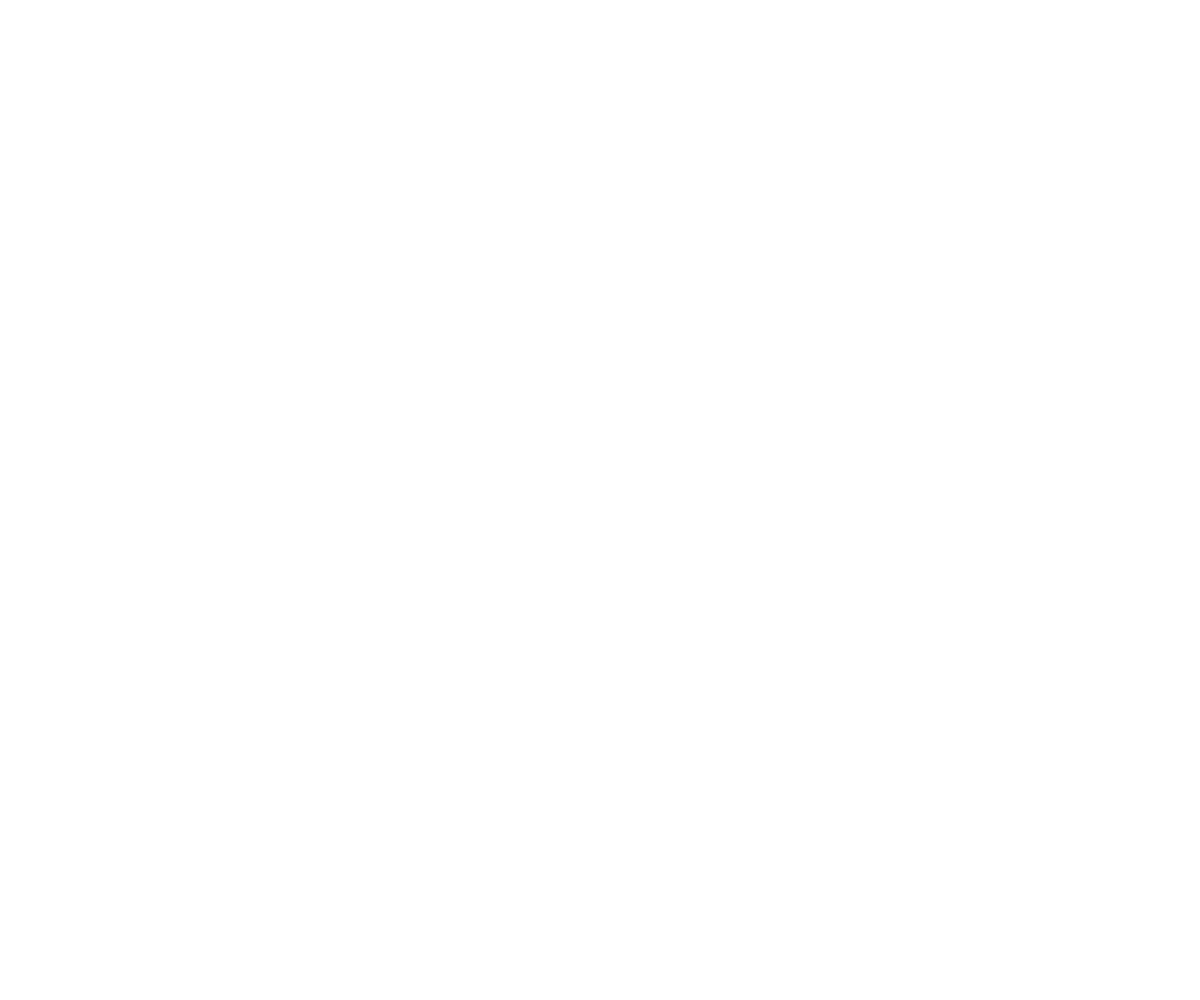
Frame 1 (no input)
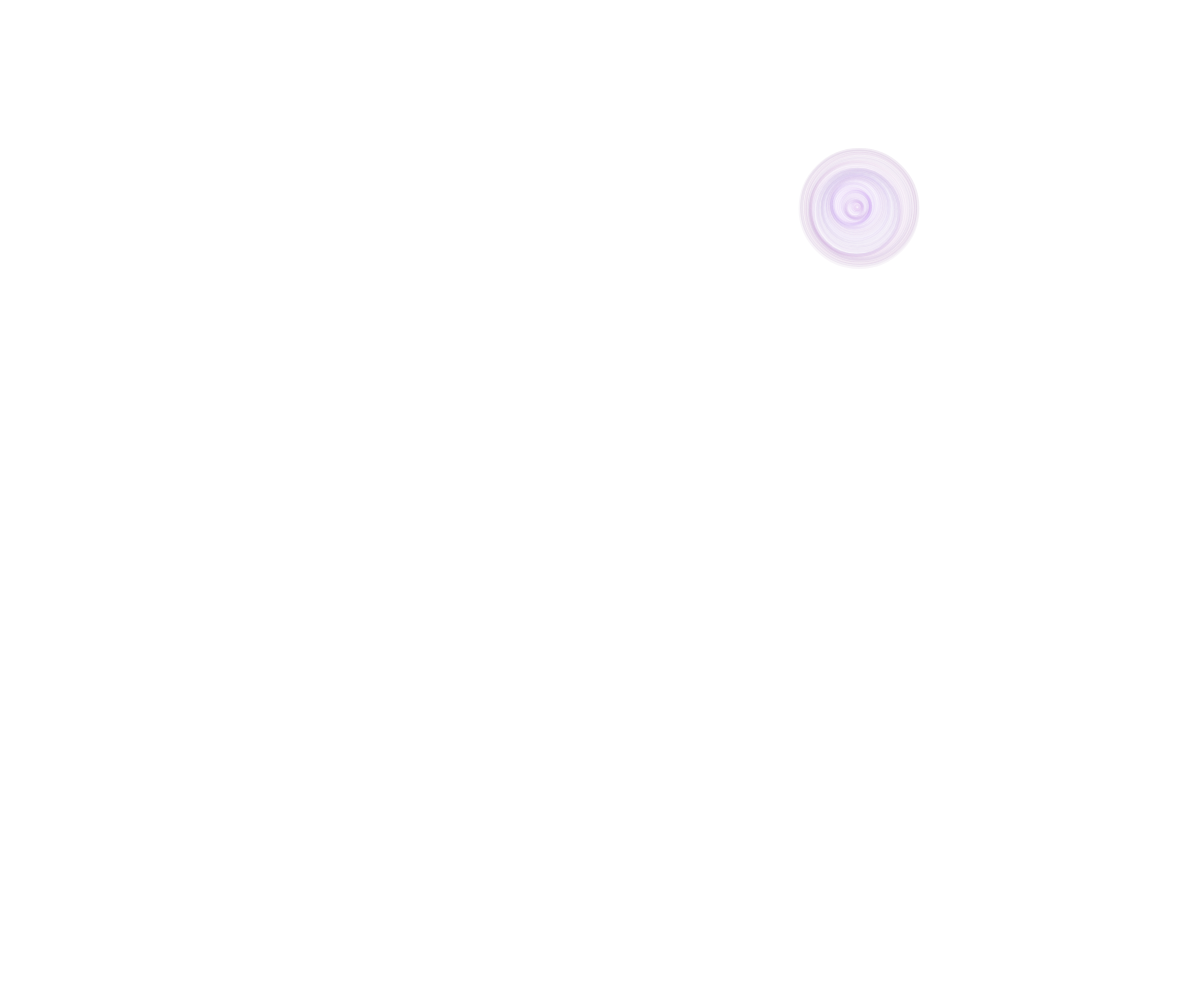
Frame 60 (no input)
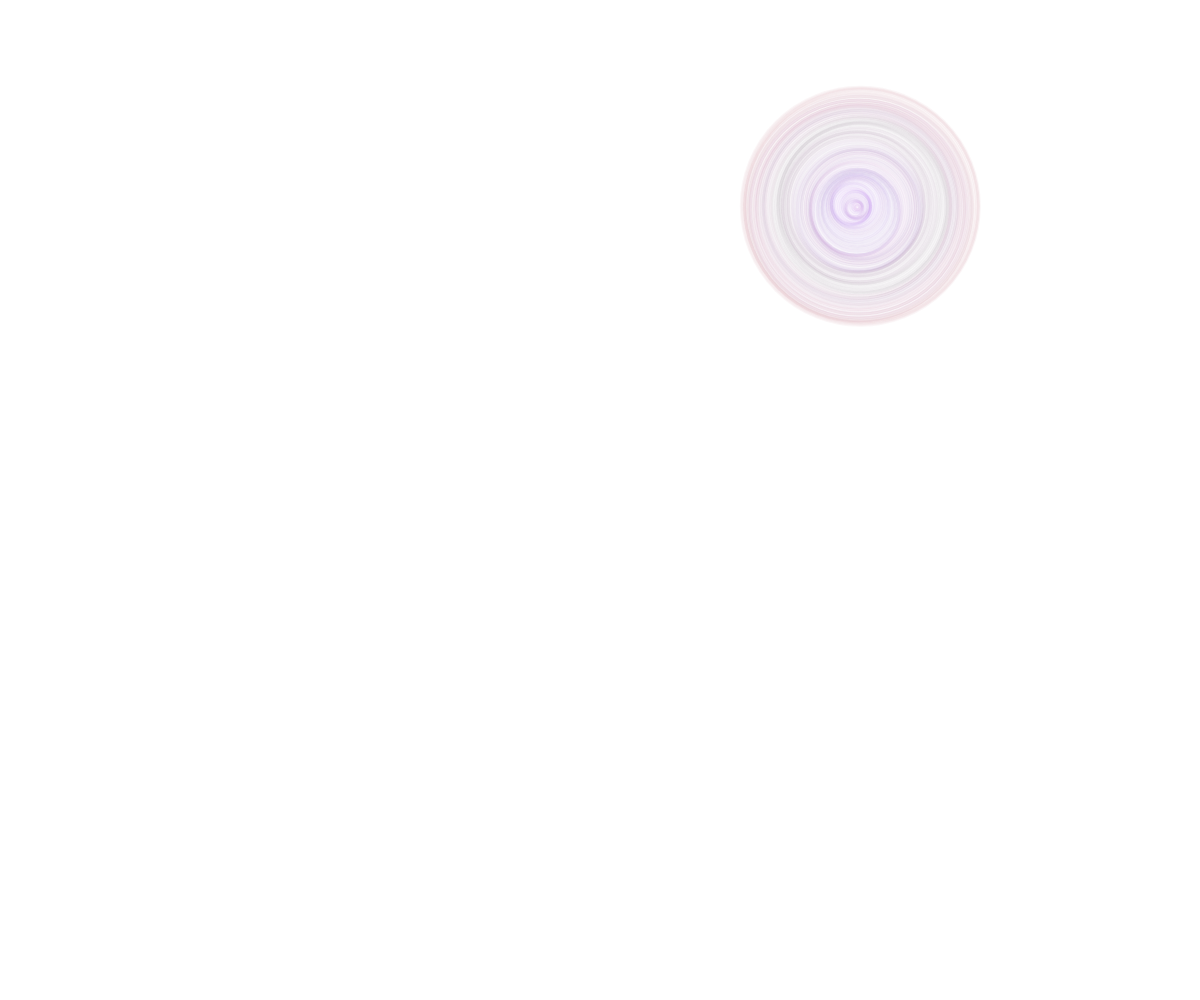
Frame 120 (the mouse pressed at the canvas centre since frame 60)

The p5.js sketch that drew these frames (run headless with seeded random() and noise() and a simulated clock; from frame 60 on, the mouse is pressed at the canvas centre):

// p5.js sketch
// ── sketch.js
// 01 Echo
// By Jaime Patarroyo

var x, y;
var rad;
var dir;
var r, g, b;

function setup() {
  createCanvas(windowWidth, windowHeight);
  background(255);
  noCursor();
  smooth();
  strokeWeight(3);

  x = random(width);
  y = random(height);
  rad = 0;
  dir = 1;
  r = random(255);
  g = random(255);
  b = random(255);
}

function draw() {
  x += random(-1, 1);
  y += random(-1, 1);

  r += random(-5, 5);
  if (r < 0 || r > 255)
    r = constrain(r, 5, 250);
  g += random(-5, 5);
  if (g < 0 || g > 255)
    g = constrain(g, 5, 250);
  b += random(-5, 5);
  if (b < 0 || b > 255)
    b = constrain(b, 5, 250);

  stroke(r, g, b, 20);
  noFill();
  ellipse(x, y, rad * 2, rad * 2);
  rad += dir;

  if ((dist(x, y, width, height) < abs(rad)) && (dist(x, y, 0, height) < abs(rad)) && (dist(x, y, width, 0) < abs(rad)) && (dist(x, y, 0, 0) < abs(rad)))
    dir = -dir;

}

function windowResized() {
  resizeCanvas(windowWidth, windowHeight);
  background(255);

  x = random(width);
  y = random(height);
  rad = 0;
  dir = 1;
  r = random(255);
  g = random(255);
  b = random(255);
}
